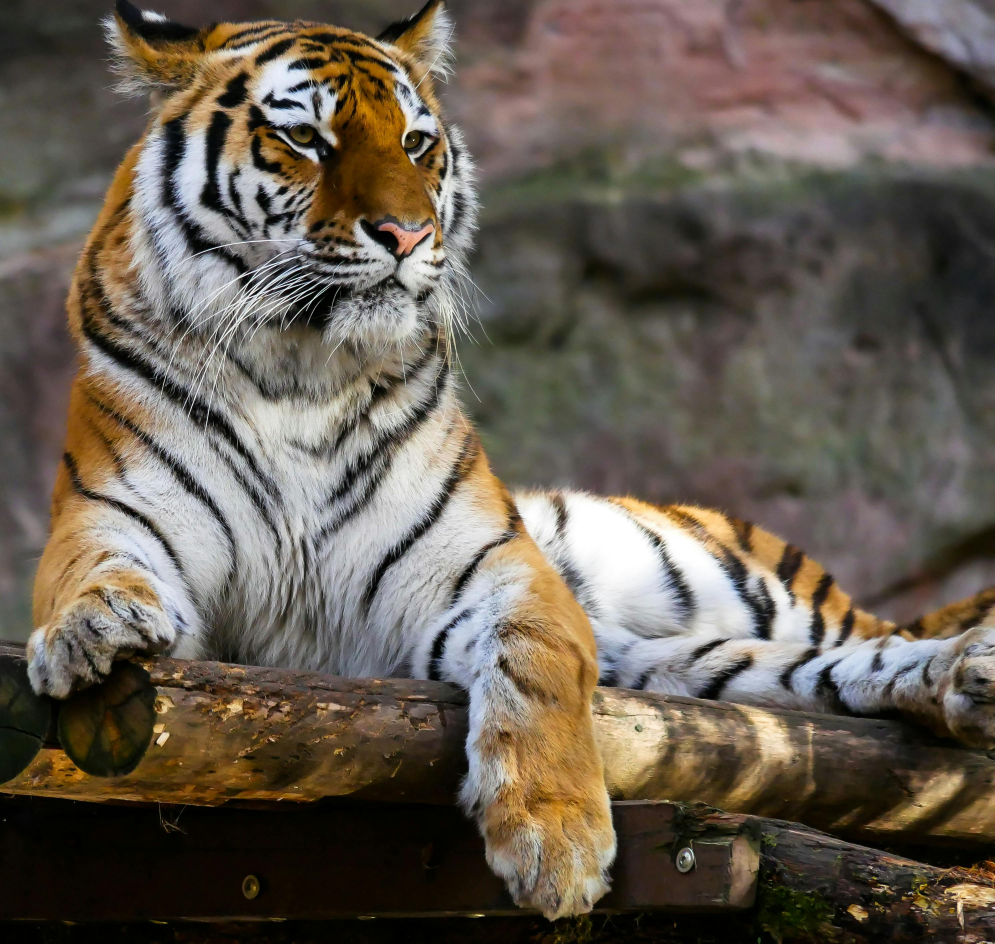
#> input picture opencv/img1.jpg, 2984 x 2830 px (shown at 1/3 size)
$ python croping.py
#> lines starting #> are read from the running program, lines starting #| are printed output that depends on the picture
import os
import cv2

img = cv2.imread(os.path.join("img1.jpg"))
#> img is the input picture: shape (2830, 2984, 3); mean B, G, R 81.4, 92.7, 102.3

cv2.imshow('original image' , img)
cv2.waitKey()


print(img.shape)
#| (2830, 2984, 3)

newimage = img[0:1500 , 500:2500]
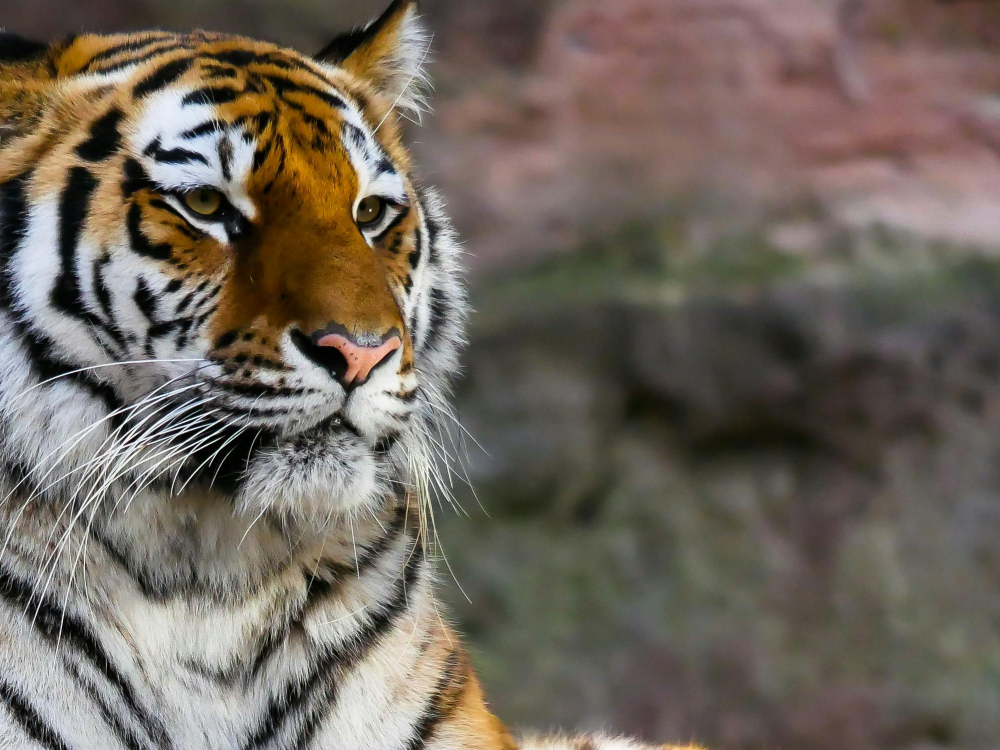
#> newimage: shape (1500, 2000, 3) (shown at 1/2 size); mean B, G, R 92, 102, 111.3

cv2.imshow("newImage", newimage)
cv2.waitKey()

$ run again, with opencv/bear.jpg copied over opencv/img1.jpg
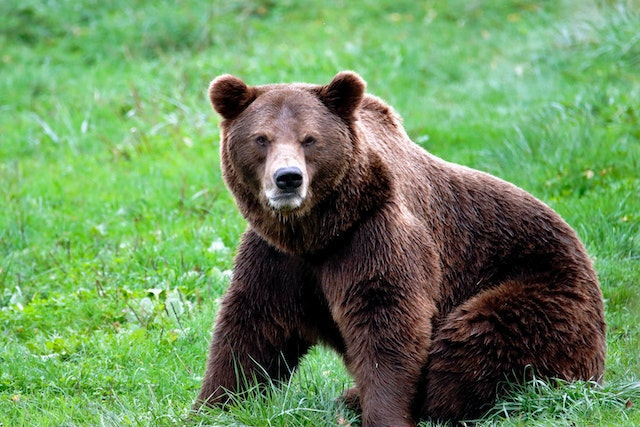
#> input picture opencv/bear.jpg, 640 x 427 px
#> img is the input picture: shape (427, 640, 3); mean B, G, R 91.8, 141.6, 106.1
#| (427, 640, 3)
#> `newimage = img[0:1500 , 500:2500]`:
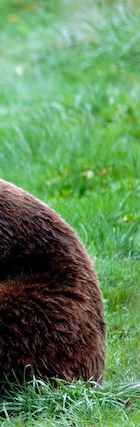
#> newimage: shape (427, 140, 3); mean B, G, R 89.1, 135.9, 95.8

$ run again, with opencv/cow-salt-peper.png saved as opencv/img1.jpg
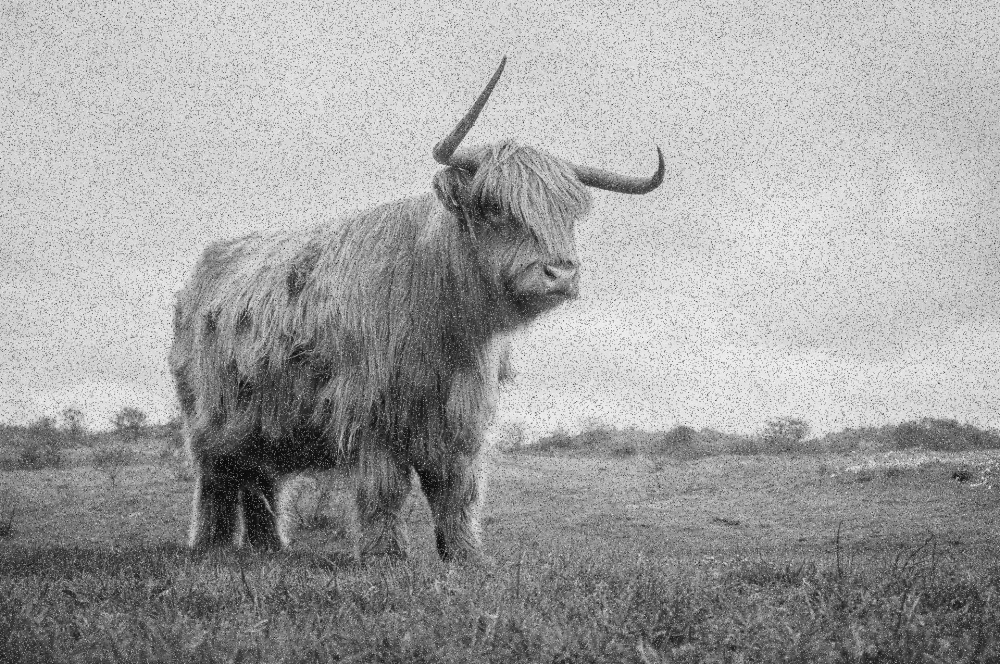
#> input picture opencv/cow-salt-peper.png, 1000 x 664 px
#> img is the input picture: shape (664, 1000, 3); min 0, max 250, mean 161.4
#| (664, 1000, 3)
#> `newimage = img[0:1500 , 500:2500]`:
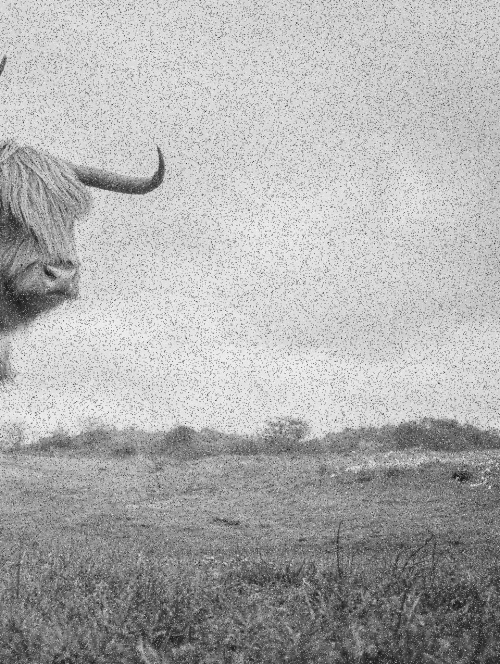
#> newimage: shape (664, 500, 3); min 10, max 250, mean 173.8

$ run again, with opencv/handwritten.png saved as opencv/img1.jpg
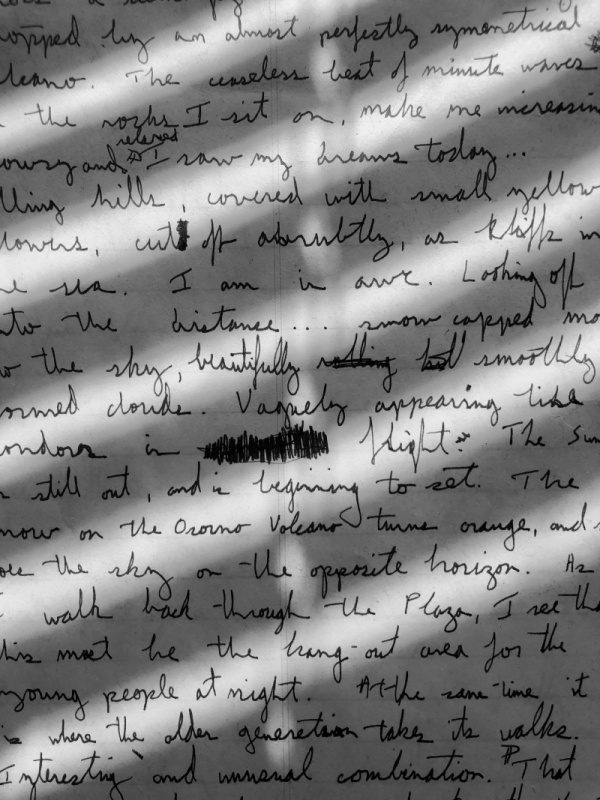
#> input picture opencv/handwritten.png, 600 x 800 px
#> img is the input picture: shape (800, 600, 3); min 0, max 244, mean 129.6
#| (800, 600, 3)
#> `newimage = img[0:1500 , 500:2500]`:
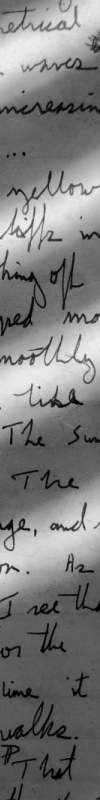
#> newimage: shape (800, 100, 3); min 0, max 239, mean 124.4
